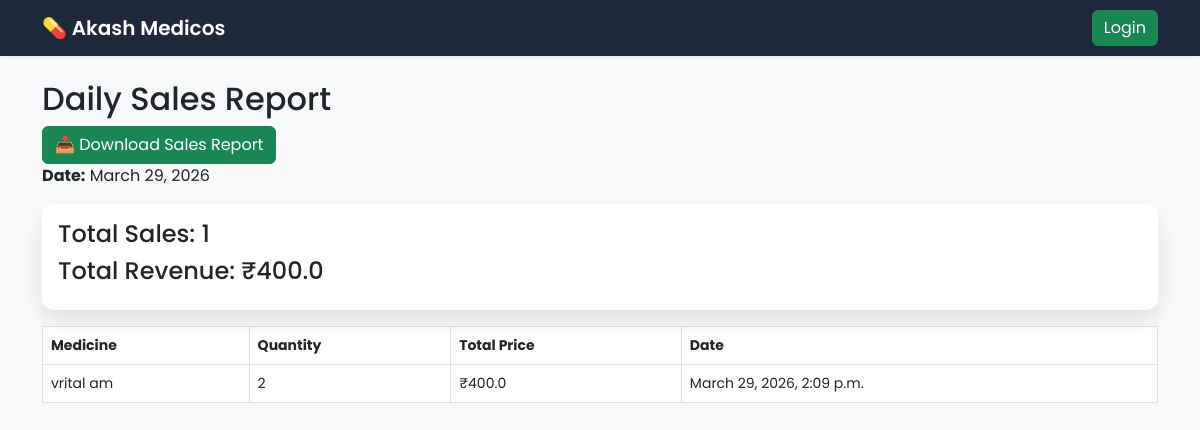
Page /reports/daily/ on the committed database.
### medicines/models.py (models this page shows, shortened)
class Sale(models.Model):
    medicine = models.ForeignKey(Medicine, on_delete=models.CASCADE)
    quantity = models.IntegerField()
    total_price = models.FloatField()
    date = models.DateTimeField(auto_now_add=True)

class Medicine(models.Model):
    name = models.CharField(max_length=100)
    company = models.ForeignKey(Company, on_delete=models.CASCADE)
    price = models.FloatField()
    quantity = models.IntegerField()
    expiry_date = models.DateField()
    gst = models.FloatField(default=0)

### medicines/views.py (the view)
# urls.py: path('reports/daily/', views.daily_report, name='daily_report'),
def daily_report(request):
    today = timezone.now().date()
    sales = Sale.objects.filter(date__date=today)
    total_sales =sales.count()
    total_revenue = sales.aggregate(Sum('total_price'))['total_price__sum'] or 0
    return render(request, 'reports/daily_report.html', {
        'sales': sales,
        'total_sales': total_sales,
        'total_revenue': total_revenue,
        'today': today
    })

### templates/reports/daily_report.html
{% extends 'base.html' %}
{% block content %}
<h2>Daily Sales Report</h2>
<a href="{% url 'export_sales' %}" class="btn btn-success">
📥 Download Sales Report
</a>
<p><strong>Date:</strong> {{ today }}</p>
<div class="card p-3 mb-3">
<h4>Total Sales: {{ total_sales }}</h4>
<h4>Total Revenue: ₹{{ total_revenue }}</h4>
</div>
<table class="table table-bordered">
<tr>
<th>Medicine</th>
<th>Quantity</th>
<th>Total Price</th>
<th>Date</th>
</tr>
{% for sale in sales %}
<tr>
<td>{{ sale.medicine.name }}</td>
<td>{{ sale.quantity }}</td>
<td>₹{{ sale.total_price }}</td>
<td>{{ sale.date }}</td>
</tr>
{% endfor %}
</table>
{% endblock %}

### templates/base.html (style rules this page uses)
body { background: #f8f9fa; font-family: 'Poppins', sans-serif; }
.card { border-radius: 12px; border: none; }
.card { box-shadow: 0 10px 25px rgba(0,0,0,0.1); }
.table th { font-size: 14px; }
.table td { font-size: 14px; }

### rows in the picture
Sale: date "March 29, 2026", medicine.name "vrital am", quantity "2", total_price "400.0", date "March 29, 2026, 2:09 p.m."

### other values in the picture
{{ total_sales }} "1"
{{ total_revenue }} "400.0"
